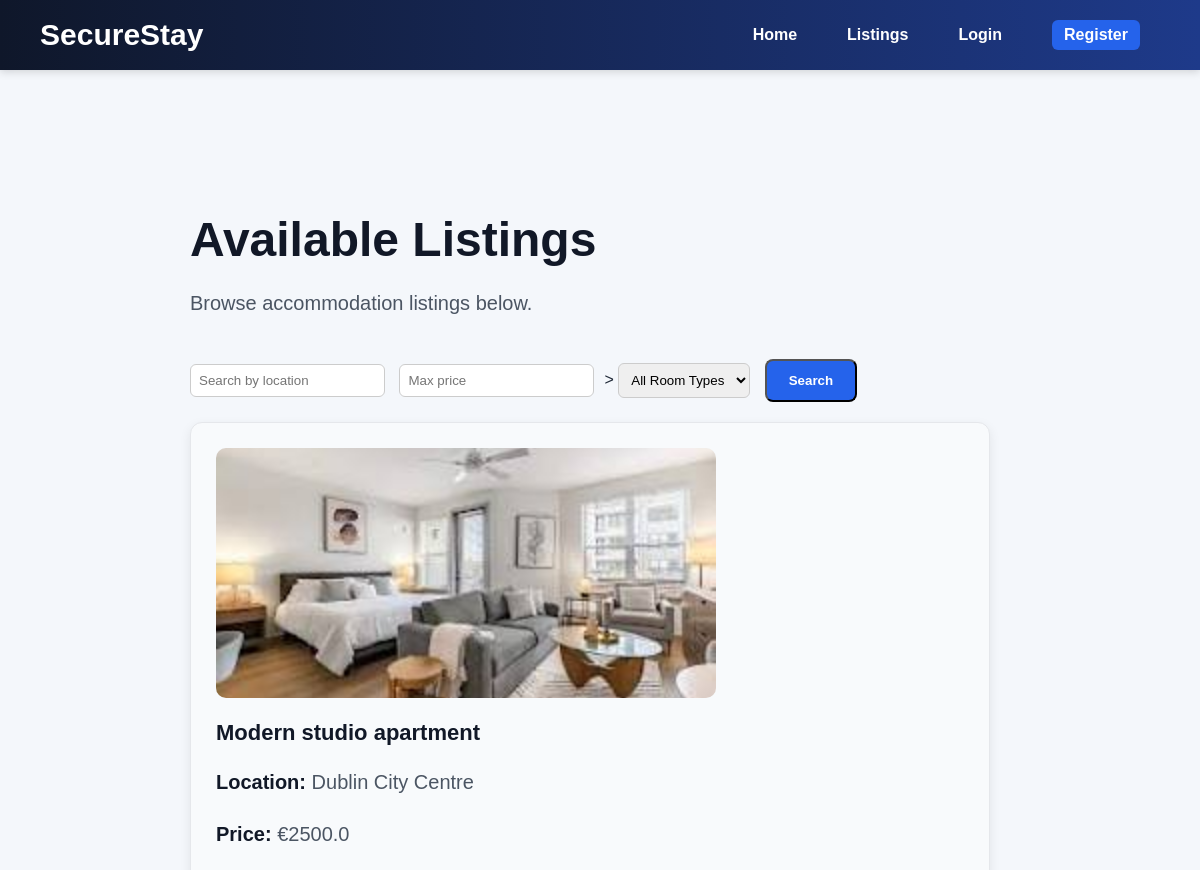
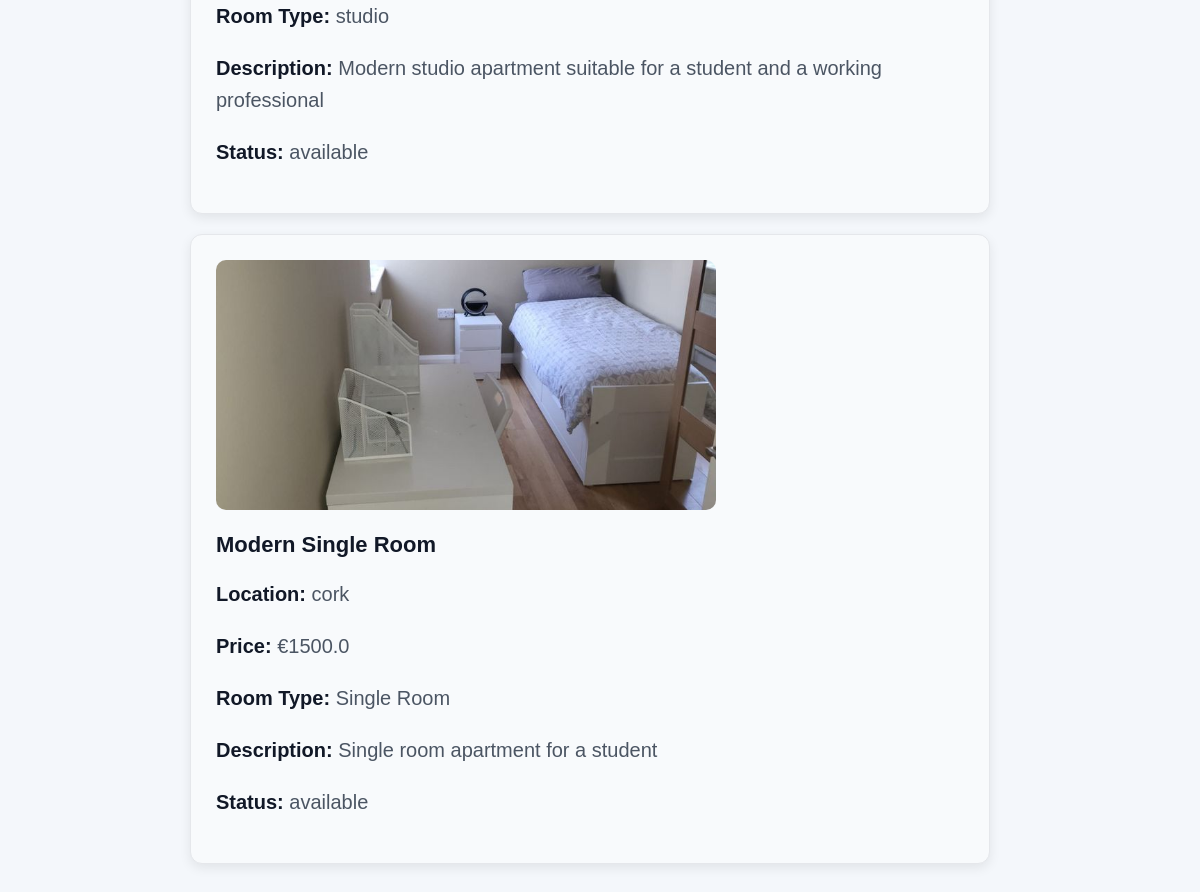
The page /listings on the database its author committed (2 pictures, top to bottom).
### models.py (models this page shows)
class Listing(db.Model):
    __tablename__ = "listings"
    id = db.Column(db.Integer, primary_key=True)
    title = db.Column(db.String(150), nullable=False)
    description = db.Column(db.Text, nullable=False)
    location = db.Column(db.String(150), nullable=False)
    price = db.Column(db.Float, nullable=False)
    room_type = db.Column(db.String(50), nullable=False)
    image_filename = db.Column(db.String(255), nullable=True)
    availability_status = db.Column(db.String(20), default="available", nullable=False)
    created_at = db.Column(db.DateTime, default=datetime.utcnow)
    landlord_id = db.Column(db.Integer, db.ForeignKey("users.id"), nullable=False)
    booking_requests = db.relationship("BookingRequest", backref="listing", lazy=True)

### app.py (the view)
@app.route('/listings')
def listings():
    query = Listing.query
    location = request.args.get('location')
    max_price = request.args.get('max_price')
    room_type = request.args.get('room_type')
    if location:
        query = query.filter(Listing.location.ilike(f"%{location}%"))
    if max_price:
        query = query.filter(Listing.price <= float(max_price))
    if room_type:
        query = query.filter(Listing.room_type == room_type)
    listings = query.all()
    return render_template('listings.html', listings=listings)

### templates/listings.html (shortened to what this page needs)
{% extends "base.html" %}
{% block content %}
<div class="hero">
    <h1>Available Listings</h1>
    <p>Browse accommodation listings below.</p>
    <form method="GET" class="search-form">
        <input type="text" name="location" placeholder="Search by location" value="{{ request.args.get('location', '') }}">
        <input type="number" name="max_price" placeholder="Max price" value="{{ request.args.get('max_price', '') }}">>
        <select name="room_type">
            <option value="">All Room Types</option>
        </select>
        <button type="submit" class="btn">Search</button>
    </form>
    {% if listings %}
        {% for listing in listings %}
            <div class="listing-card">
                {% if listing.image_filename %}
                <img src="{{ url_for('static', filename='uploads/' + listing.image_filename) }}" alt="Listing Image" class="listing-image">
                {% endif %}
                <h3>{{ listing.title }}</h3>
                <p><strong>Location:</strong> {{ listing.location }}</p>
                <p><strong>Price:</strong> €{{ listing.price }}</p>
                <p><strong>Room Type:</strong> {{ listing.room_type }}</p>
                <p><strong>Description:</strong> {{ listing.description }}</p>
                <p><strong>Status:</strong> {{ listing.availability_status }}</p>
            </div>
        {% endfor %}
    {% else %}
        <p>No listings match your search.</p>
    {% endif %}
</div>
{% endblock %}

### templates/base.html (shortened to what this page needs)
<!DOCTYPE html>
<html lang="en">
<head>
    <link rel="stylesheet" href="{{ url_for('static', filename='css/style.css') }}">
</head>
<body>
    <nav>
        <h2>SecureStay</h2>
        <div class="nav-links">
            <a href="/">Home</a>
            <a href="/listings">Listings</a>
            {% if current_user.is_authenticated %}
                <span class="welcome-text">Welcome, {{ current_user.full_name }}</span>
                <a href="{{ url_for('add_listing') }}">Add Listing</a>
                <a href="{{ url_for('logout') }}">Logout</a>
            {% else %}
                <a href="{{ url_for('login') }}">Login</a>
                <a href="{{ url_for('register') }}">Register</a>
            {% endif %}
        </div>
    </nav>
    <main>
        {% block content %}{% endblock %}
    </main>
</body>
</html>

### static/css/style.css (style rules this page uses)
body { font-family: Arial, sans-serif; margin: 0; background-color: #f4f7fb; color: #1f2937; }
nav { background: linear-gradient(90deg, #0f172a, #1e3a8a); padding: 18px 40px; box-shadow: 0 2px 8px rgba(0, 0, 0, 0.15); display: flex; justify-content: space-between; align-items: center; }
nav h2 { color: white; margin: 0; font-size: 30px; }
nav a { color: white; text-decoration: none; margin-right: 20px; font-weight: bold; font-size: 16px; }
main { padding: 50px 60px; max-width: 900px; margin: 0 auto; }
.hero { background-color: transparent; padding: 40px; border-radius: 14px; max-width: 800px; margin-top: 20px; }
.hero h1 { font-size: 48px; margin-bottom: 15px; color: #111827; }
.hero p { font-size: 20px; color: #4b5563; line-height: 1.6; }
.hero .btn { display: inline-block; margin-top: 20px; padding: 12px 22px; background-color: #2563eb; color: white; text-decoration: none; border-radius: 8px; font-weight: bold; }
nav .nav-links { display: flex; align-items: center; gap: 20px; }
.nav-links a { margin-left: 10px; }
.nav-links { display: flex; align-items: center; gap: 15px; }
.nav-links a:last-child { background-color: #2563eb; padding: 6px 12px; border-radius: 6px; }
.listing-card { background: #f8fafc; padding: 25px; border-radius: 12px; margin-top: 20px; margin-bottom: 20px; box-shadow: 0 4px 12px rgba(0,0,0,0.08); border: 1px solid #e5e7eb; }
.listing-card h3 { margin-bottom: 12px; color: #111827; font-size: 22px; }
.listing-card p strong { margin: 5px 0; color: #111827; line-height: 1.6; }
.search-form { margin-bottom: 20px; }
.search-form input, .search-form select { padding: 8px; margin-right: 10px; border-radius: 6px; border: 1px solid #ccc; }
.listing-image { width: 100%; max-width: 500px; height: 250px; object-fit: cover; border-radius: 10px; margin-bottom: 15px; display: block; }

### rows shown on the page
Listing: image_filename (picture), title "Modern studio apartment", location "Dublin City Centre", price "2500.0", room_type "studio", description "Modern studio apartment suitable for a student and a working professional", availability_status "available"
Listing: image_filename (picture), title "Modern Single Room", location "cork", price "1500.0", room_type "Single Room", description "Single room apartment for a student", availability_status "available"
